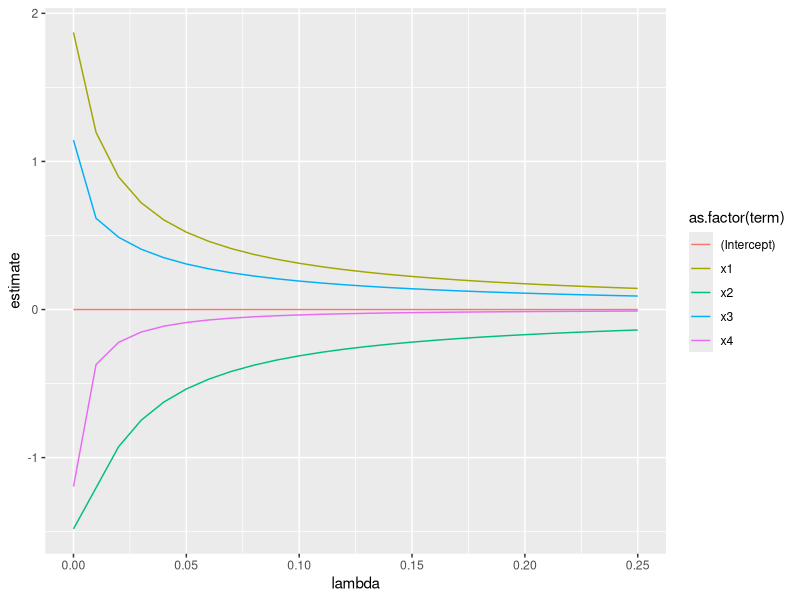
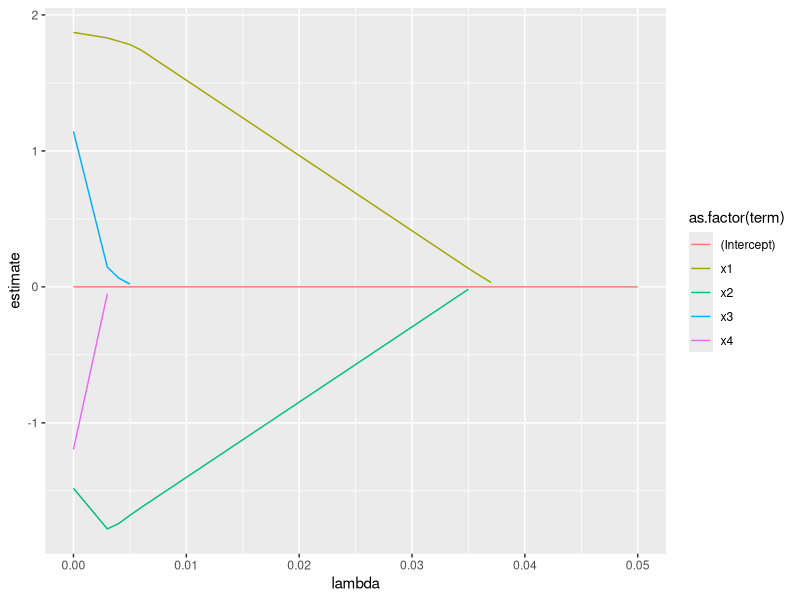
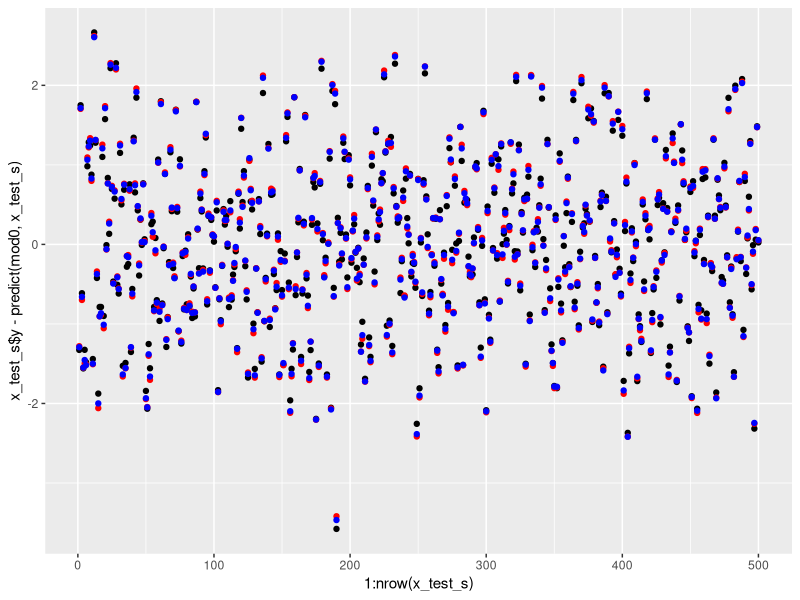

Recreate these plots in R, in order.
library(glmnet)
library(broom)
library(ggplot2)

toy_data <- function(N, seed)
{
  set.seed(seed)
  x <- data.frame(x1 = rep(0, N))
  x$x1 <- runif(n = N)
  x$x2 <- runif(n = N)
  x$x3 <- x$x1 + runif(n = N)
  x$x4 <- x$x2 + x$x3 + runif(n = N)
  epsilon <- rnorm(n = N)
  y <- x$x1 - x$x2 + epsilon
  x$y <- y
  
  
  # scale predictors
  x_s <- data.frame(scale(x) / sqrt(nrow(x)))
  x_s$y <- x$y - mean(x$y)
  return(x_s)
}


# Simulate data
x_s <- toy_data(50, 123)

############  Linear regression  ###############
mod0 <- lm(y ~ . - 1, data = x_s)

# All predictors appear insignificant here
summary(mod0)

# QQ plot isn't great:
#plot(mod0)

############  Ridge regression  ###############

x <- model.matrix(x_s$y ~ ., x_s)[,-1]

ridge.mod <-
  glmnet(
    x,
    x_s$y,
    alpha = 0,
    lambda = seq(0, 0.25, 0.01),
    standardize = F
  )

# The largest coefficients are x1 and x2, but this doesn't help completely with the
# problem of variable selection - x3's coefficient isn't close enough to zero to ignore
tidied_cv <- tidy(ridge.mod)
ggplot() + geom_line(data = tidied_cv, aes(x = lambda, y = estimate, color = as.factor(term)))


############  Lasso regression  ###############
lasso.mod <-
  glmnet(
    x,
    x_s$y,
    alpha = 1,
    lambda = seq(0, 0.05, 0.001),
    standardize = F
  )

# very helpful with variable selection here - correctly identifies
# that x3 and x4 are not as useful features
tidied_cv <- tidy(lasso.mod)
ggplot() + geom_line(data = tidied_cv, aes(x = lambda, y = estimate, color = as.factor(term)))


############  Prediction  ###############

# Linear model is better on our training data
print(paste("MSE on linear model is:", mean(mod0$residuals ^ 2)))

# Now get optimal lambda using cross-validation
ridge.mod.cv <-
  cv.glmnet(x,
            x_s$y,
            alpha = 0,
            standardize = F)

lasso.mod.cv <-
  cv.glmnet(x,
            x_s$y,
            alpha = 1,
            standardize = F)

print(
  paste(
    "Lambda value for ridge regression that gives the best cross-validation error is:",
    ridge.mod.cv$lambda.min,
    "and gives MSE",
    min(ridge.mod.cv$cvm)
  )
)

print(
  paste(
    "Lambda value for lasso regression that gives the best cross-validation error is:",
    lasso.mod.cv$lambda.min,
    "and gives MSE",
    min(lasso.mod.cv$cvm)
  )
)

# Final models using optimised lambda
ridge.final <-
  glmnet(
    x,
    x_s$y,
    alpha = 0,
    lambda = min(ridge.mod.cv$lambda.min),
    standardize = F
  )

lasso.final <-
  glmnet(
    x,
    x_s$y,
    alpha = 1,
    lambda = min(lasso.mod.cv$lambda.min),
    standardize = F
  )

x_test_s <- toy_data(500, 234)
x_test_matrix <- model.matrix(x_test_s$y ~ ., x_test_s)[,-1]

mod0_mse <- mean((x_test_s$y - predict(mod0, x_test_s)) ^ 2)
ridge_mse <-
  mean((x_test_s$y - predict(ridge.final, x_test_matrix)) ^ 2)
lasso_mse <-
  mean((x_test_s$y - predict(lasso.final, x_test_matrix)) ^ 2)


print(paste("Linear model gives MSE:", mod0_mse))
print(paste("Ridge model gives MSE:", ridge_mse))
print(paste("Lasso model gives MSE:", lasso_mse))

# Ridge has the coeffs closer to +1 for x1 and -1 for x2, but doesn't set x3 and x4 close enough to zero
# Lasso knocks out the correlated and independent params, leaving just x1 and x2, relatively close to the
# expected coefficient values
print(ridge.final$beta)
print(lasso.final$beta)

ggplot() + geom_point(aes(x = 1:nrow(x_test_s), y = x_test_s$y - predict(mod0, x_test_s))) + 
  geom_point(aes(x = 1:nrow(x_test_s), y = x_test_s$y - predict(ridge.final, x_test_matrix)), color = "red") + 
  geom_point(aes(x = 1:nrow(x_test_s), y = x_test_s$y - predict(lasso.final, x_test_matrix)), color = "blue")
